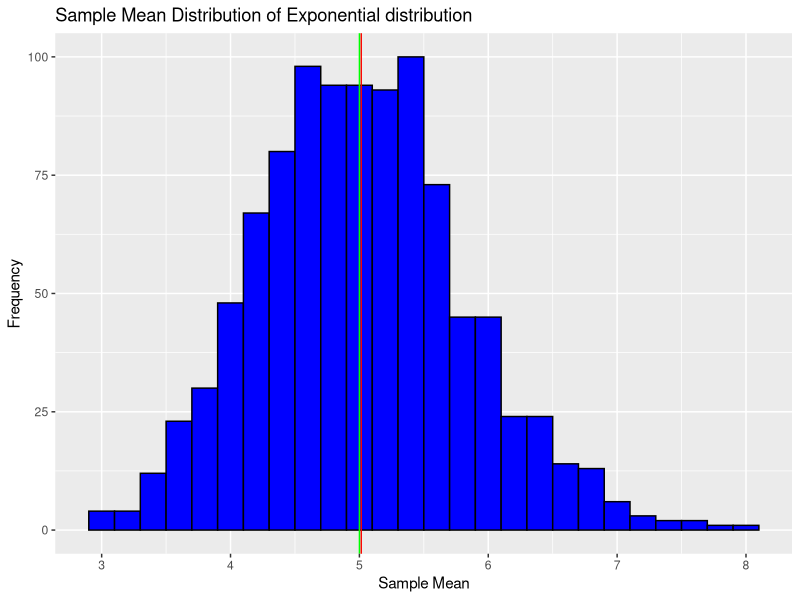
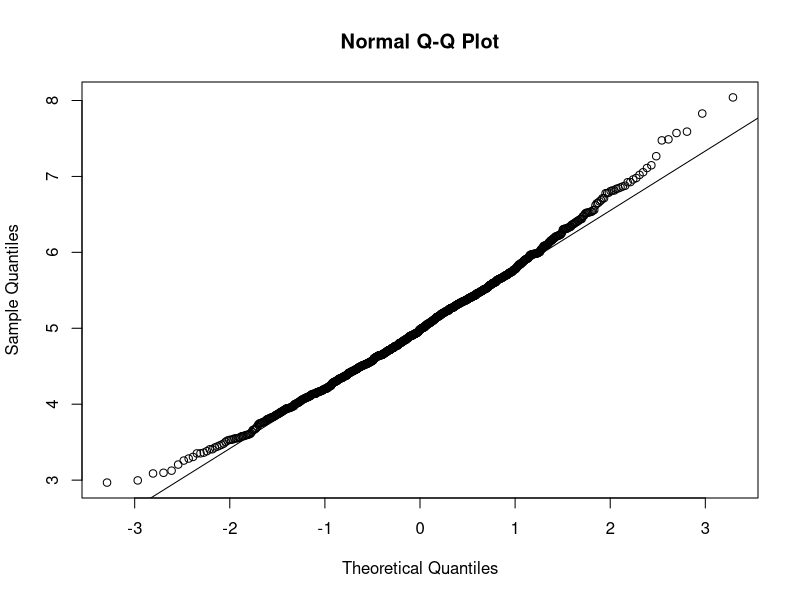

These figures' R source, in order:
## ---- chunk 1
knitr::opts_chunk$set(echo = TRUE)
## ---- chunk 2
n <- 40
lambda <- 0.2
exp.sample.means <- NULL
for (i in 1:1000) {
    exp.sample <- rexp(n, lambda)
    mean(exp.sample)
    exp.sample.means <- c(exp.sample.means, mean(exp.sample))
}
dat <- data.frame(x=exp.sample.means)
## ---- chunk 3
sample.mean <- mean(exp.sample.means)
sample.mean
## ---- chunk 4
theoretical.mean <- 1 / lambda
theoretical.mean
## ---- chunk 5
library(ggplot2)
g <- ggplot(dat, aes(x = x)) + 
     geom_histogram(fill="blue", col="black", binwidth = 0.2) +
     ggtitle("Sample Mean Distribution of Exponential distribution") +
     xlab("Sample Mean") +
     ylab("Frequency")
g <- g + geom_vline(xintercept = sample.mean,  col = "red")
g <- g + geom_vline(xintercept = theoretical.mean, col = "green")
g
## ---- chunk 6
sample.var <- var(exp.sample.means)
sample.var
## ---- chunk 7
theoretical.sd <- 1 / lambda
theoretical.var.population <- theoretical.sd ^ 2

theoretical.var.sample <- theoretical.var.population / n
theoretical.var.sample
## ---- chunk 8
qqnorm(exp.sample.means) 
qqline(exp.sample.means)
